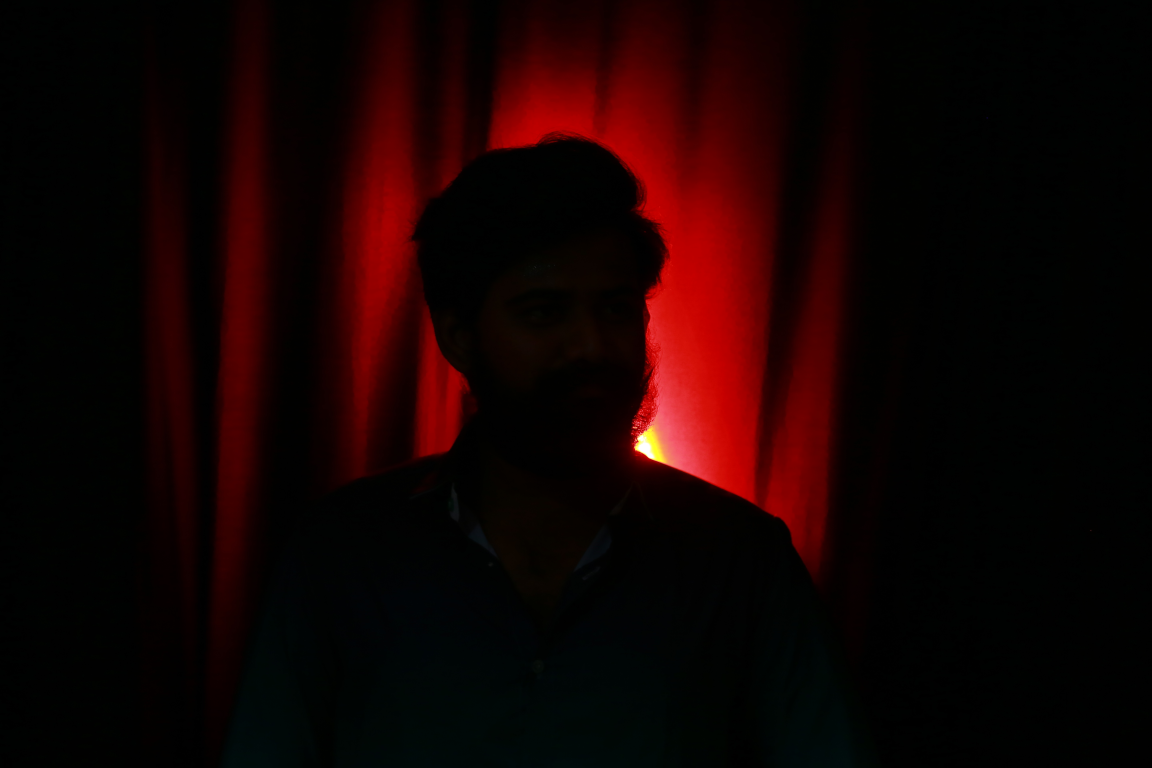
#> input picture opencv/demoimages/LU1H9206.JPG, 5760 x 3840 px (shown at 1/5 size)
$ python imagehistogram.py
#> lines starting #> are read from the running program, lines starting #| are printed output that depends on the picture
import cv2
import os
import matplotlib.pyplot as plt
import numpy as np
def grayHistogram():
    root = os.getcwd()
    filename = 'demoimages//LU1H9206.JPG'
    imgPath = os.path.join(root, filename)
    img = cv2.imread(imgPath,cv2.IMREAD_GRAYSCALE)

    plt.figure()
    plt.imshow(img, cmap='gray')

    hist = cv2.calcHist([img], [0], None, [256], [0, 256])

    plt.figure()
    plt.plot(hist)
    plt.title('Grayscale Histogram')
    plt.xlabel('bins')
    plt.ylabel('# of pixels')
    plt.show()
def colorHistogram():
    root = os.getcwd()
    filename = 'demoimages//LU1H9206.JPG'
    imgPath = os.path.join(root, filename)
    img = cv2.imread(imgPath)
    imgRGB = cv2.cvtColor(img, cv2.COLOR_BGR2RGB)
    plt.figure()
    plt.imshow(imgRGB)

    colors = ('b', 'g', 'r')
    plt.figure()
    for i in range (len(colors)):
        hist = cv2.calcHist([imgRGB ], [i], None, [256], [0, 256])
        plt.plot(hist, colors[i])

    plt.title('Color Histogram')
    plt.xlabel('bins')
    plt.ylabel('# of pixels')
    plt.show()
def histogramRegion():
    root = os.getcwd()
    filename = 'demoimages//LU1H9206.JPG'
    imgPath = os.path.join(root, filename)
    img = cv2.imread(imgPath)
#> img is the input picture: shape (3840, 5760, 3); mean B, G, R 1.6, 2.2, 20.9
    imgRGB = cv2.cvtColor(img, cv2.COLOR_BGR2RGB)
    imgRGB = imgRGB[286:345, 322:389, :]
#> imgRGB: shape (59, 67, 3)
    plt.figure()
    plt.imshow(imgRGB)

    colors = ('b', 'g', 'r')
    plt.figure()
    for i in range (len(colors)):
        hist = cv2.calcHist([imgRGB ], [i], None, [256], [0, 256])
        plt.plot(hist, colors[i])

    plt.title('Color Histogram of Region')
    plt.xlabel('bins')
    plt.ylabel('# of pixels')
    plt.show()
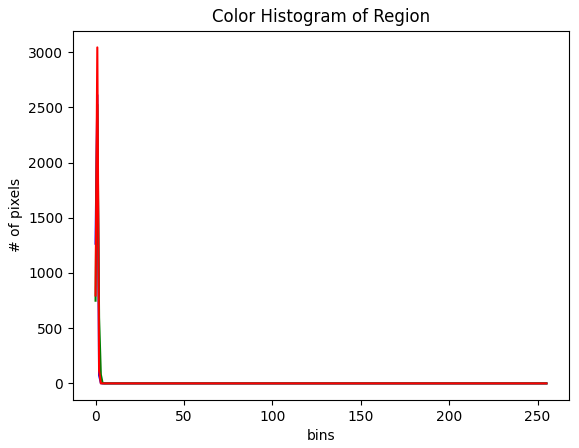
#> figure drawn by matplotlib, 1 panel; curve peaks at x = 1, y = 2612; curve peaks at x = 1, y = 2525; curve peaks at x = 1, y = 3043
if __name__ == "__main__":
    #grayHistogram()
    #colorHistogram()
    histogramRegion()

$ run again, with opencv/demoimages/10104782.jpg copied over opencv/demoimages/LU1H9206.JPG
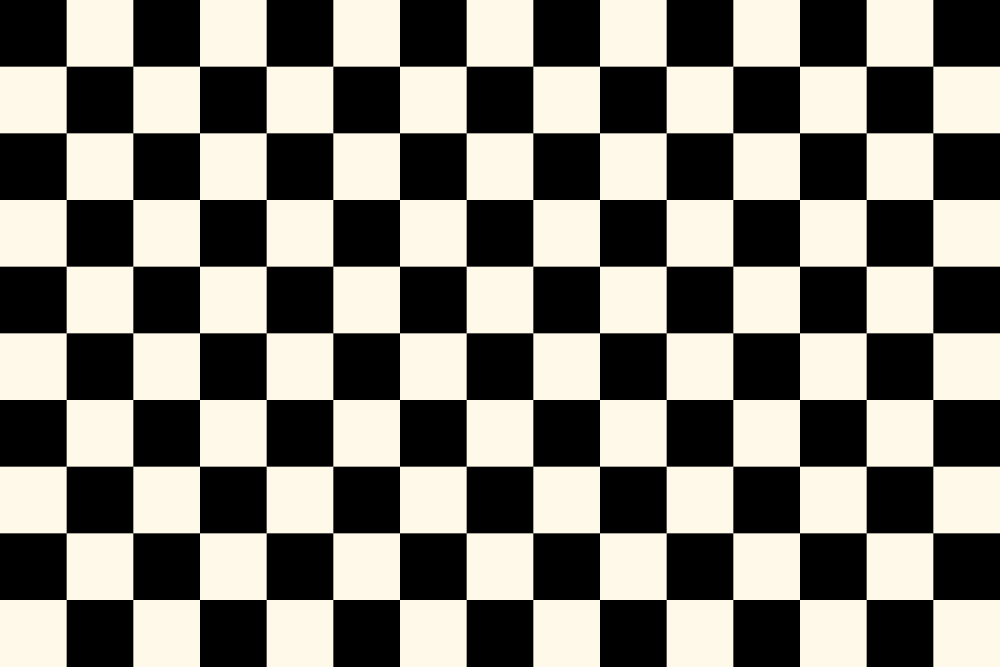
#> input picture opencv/demoimages/10104782.jpg, 3000 x 2000 px (shown at 1/3 size)
#> in histogramRegion, img is the input picture: shape (2000, 3000, 3); mean B, G, R 116.5, 124.5, 127.5
#> in histogramRegion, `plt.show()`:
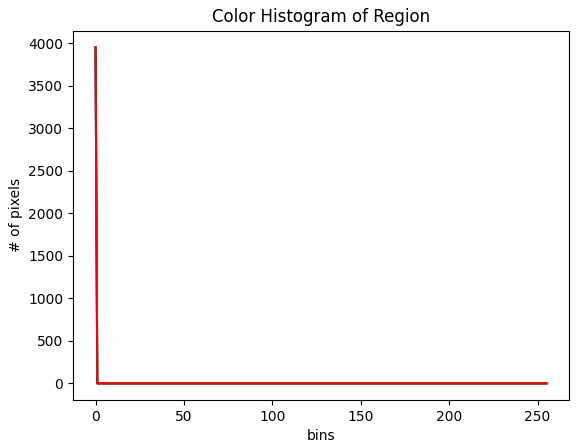
#> figure drawn by matplotlib, 1 panel; curve peaks at x = 0, y = 3953; curve peaks at x = 0, y = 3953; curve peaks at x = 0, y = 3953
